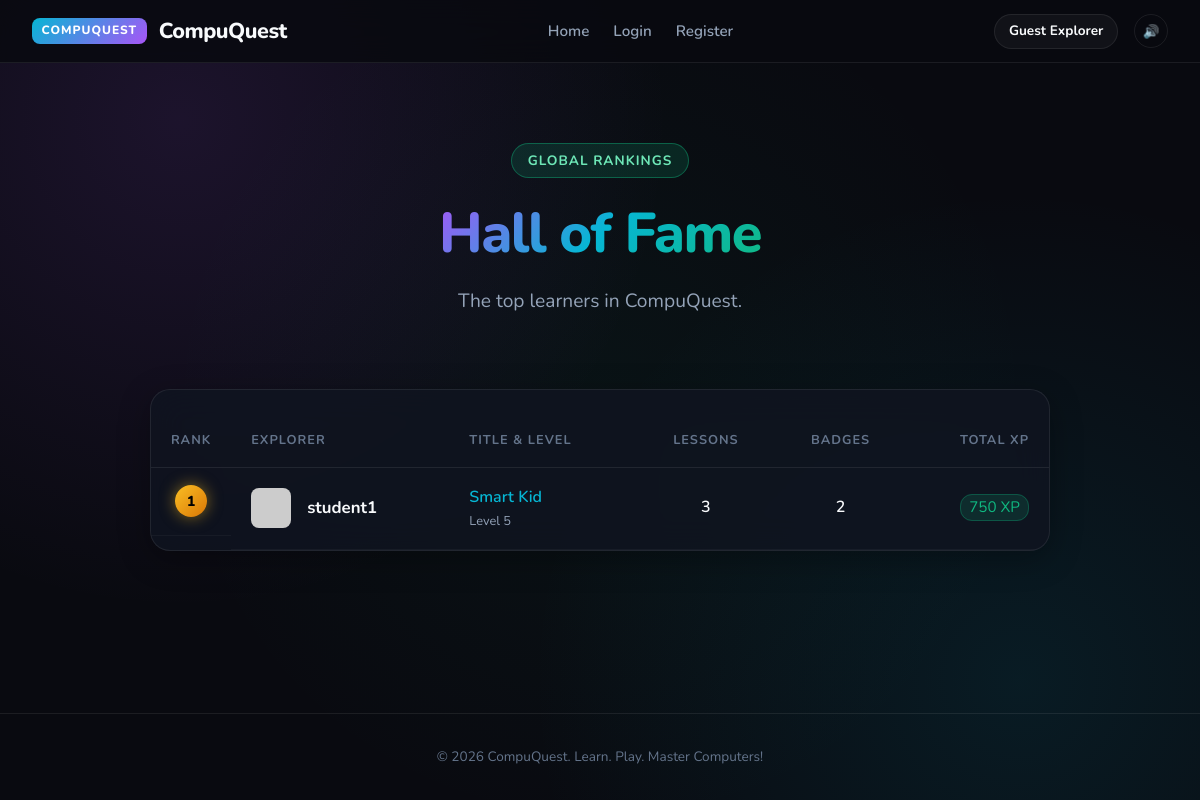
The page /leaderboard on the database as committed earlier.
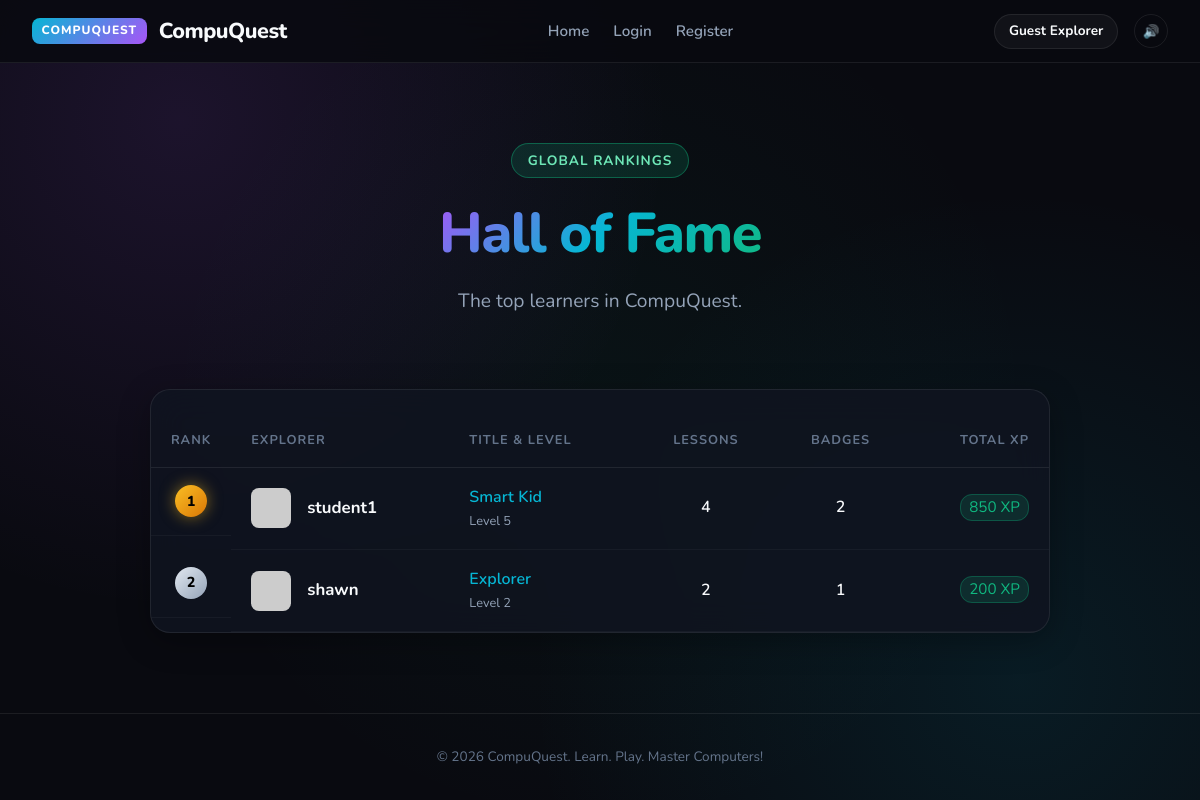
The same page on the database as committed later.
### tables this page shows
CREATE TABLE users (
        id INTEGER PRIMARY KEY AUTOINCREMENT,
        username TEXT UNIQUE NOT NULL,
        email TEXT UNIQUE NOT NULL,
        password_hash TEXT NOT NULL,
        xp INTEGER DEFAULT 0,
        level INTEGER DEFAULT 1,
        streak INTEGER DEFAULT 1,
        last_active_date TEXT,
        avatar TEXT DEFAULT 'happy_bot',
        title TEXT DEFAULT 'Explorer',
        created_at TEXT DEFAULT CURRENT_TIMESTAMP
    , grade INTEGER DEFAULT 1);

### app.py (the view)
@app.route('/leaderboard')
def leaderboard():
    user = get_current_user()
    conn = get_db_connection()
    top_users = conn.execute('''
        SELECT u.id, u.username, u.avatar, u.xp, u.level, u.streak, u.title,
               COUNT(DISTINCT up.quest_id) as quests_done,
               COUNT(DISTINCT ub.badge_id) as badges_count
        FROM users u
        LEFT JOIN user_progress up ON u.id = up.user_id AND up.completed = 1
        LEFT JOIN user_badges ub ON u.id = ub.user_id
        GROUP BY u.id
        ORDER BY u.xp DESC, quests_done DESC
        LIMIT 25
    ''').fetchall()
    conn.close()
    return render_template('leaderboard.html', user=user, top_users=top_users)

### app.py (called while the page is built)
def get_current_user():
    if 'user_id' not in session:
        return None
    conn = get_db_connection()
    user = conn.execute('SELECT * FROM users WHERE id = ?', (session['user_id'],)).fetchone()
    conn.close()
    return user

### database.py (called while the page is built)
def get_db_connection():
    conn = sqlite3.connect(DB_PATH)
    conn.row_factory = sqlite3.Row
    return conn

### templates/leaderboard.html
{% extends 'base.html' %}
{% block content %}
<section class="hero" style="padding-top: 1rem; padding-bottom: 2rem;">
    <div class="hero-tag" style="background: rgba(16, 185, 129, 0.15); border-color: rgba(16, 185, 129, 0.4); color: #6ee7b7;">Global Rankings</div>
    <h1 class="hero-title"><span class="gradient-text">Hall of Fame</span></h1>
    <p class="hero-subtitle">The top learners in CompuQuest.</p>
</section>
<div class="glass-card" style="padding: 0; overflow: hidden; max-width: 900px; margin: 0 auto;">
    <div style="overflow-x: auto;">
        <table class="leaderboard-table">
            <thead>
                <tr>
                    <th style="width: 80px; text-align: center;">Rank</th>
                    <th>Explorer</th>
                    <th>Title & Level</th>
                    <th style="text-align: center;">Lessons</th>
                    <th style="text-align: center;">Badges</th>
                    <th style="text-align: right;">Total XP</th>
                </tr>
            </thead>
            <tbody>
                {% for u in top_users %}
                <tr style="background: {% if u.id == user.id %}rgba(168, 85, 247, 0.1){% else %}transparent{% endif %};">
                    <td style="text-align: center; display: flex; justify-content: center;">
                        {% if loop.index == 1 %}
                            <div class="rank-badge rank-1">1</div>
                        {% elif loop.index == 2 %}
                            <div class="rank-badge rank-2">2</div>
                        {% elif loop.index == 3 %}
                            <div class="rank-badge rank-3">3</div>
                        {% else %}
                            <div style="font-weight: 700; color: var(--text-secondary);">{{ loop.index }}</div>
                        {% endif %}
                    </td>
                    <td>
                        <div style="display: flex; align-items: center; gap: 1rem;">
                            <img src="https://api.dicebear.com/7.x/bottts/svg?seed={{ u.avatar }}&backgroundColor=transparent" alt="Avatar" style="width: 40px; height: 40px; border-radius: 8px; background: rgba(255,255,255,0.05);">
                            <span style="font-weight: 700; font-size: 1.05rem; color: {% if u.id == user.id %}var(--neon-purple){% else %}var(--text-primary){% endif %};">{{ u.username }}</span>
                        </div>
                    </td>
                    <td>
                        <div style="font-weight: 600; color: var(--neon-cyan);">{{ u.title }}</div>
                        <div style="font-size: 0.8rem; color: var(--text-secondary);">Level {{ u.level }}</div>
                    </td>
                    <td style="text-align: center; font-weight: 600; color: var(--text-primary);">
                        {{ u.quests_done }}
                    </td>
                    <td style="text-align: center; font-weight: 600; color: var(--text-primary);">
                        {{ u.badges_count }}
                    </td>
                    <td style="text-align: right;">
                        <span class="xp-badge" style="font-size: 0.95rem;">{{ u.xp }} XP</span>
                    </td>
                </tr>
                {% endfor %}
            </tbody>
        </table>
    </div>
</div>
{% endblock %}

### templates/base.html (shortened to what this page needs)
<!DOCTYPE html>
<html lang="en">
<head>
    <link rel="stylesheet" href="{{ url_for('static', filename='css/style.css') }}">
</head>
<body>
    <nav class="cyber-nav">
        <a href="{{ url_for('index') }}" class="brand-logo">
            <span class="brand-badge">COMPUQUEST</span>
            CompuQuest
        </a>
        <ul class="nav-links">
            {% if user %}
                <li><a href="{{ url_for('dashboard') }}" class="nav-item">Dashboard</a></li>
                <li><a href="{{ url_for('categories_view') }}" class="nav-item">Worlds</a></li>
                <li><a href="{{ url_for('leaderboard') }}" class="nav-item">Hall of Fame</a></li>
                <li><a href="{{ url_for('profile') }}" class="nav-item">Profile</a></li>
                <li><a href="{{ url_for('logout') }}" class="nav-item">Logout</a></li>
            {% else %}
                <li><a href="{{ url_for('index') }}" class="nav-item">Home</a></li>
                <li><a href="{{ url_for('login') }}" class="nav-item">Login</a></li>
                <li><a href="{{ url_for('register') }}" class="nav-item">Register</a></li>
            {% endif %}
        </ul>
        <div style="display: flex; align-items: center; gap: 1rem;">
            {% if user %}
                <div class="user-status-pill">
                    <span>{{ user.username }}</span>
                    <span class="xp-badge">{{ user.xp }} XP</span>
                </div>
            {% else %}
                <div class="user-status-pill">
                    <span>Guest Explorer</span>
                </div>
            {% endif %}
            <button id="soundToggleBtn" class="btn-sound-toggle" title="Toggle Sound">
            </button>
        </div>
    </nav>
    <main class="container">
        {% block content %}{% endblock %}
    </main>
    <footer class="cyber-footer">
        © 2026 CompuQuest. Learn. Play. Master Computers!
    </footer>
</body>
</html>

Rows that differ between the two databases and show on the page:
changed users "student1": quests_done "3" → "4"; xp "750" → "850"
added users: shows "2", username "shawn", title "Explorer", level "2", quests_done "2", badges_count "1", xp "200"
